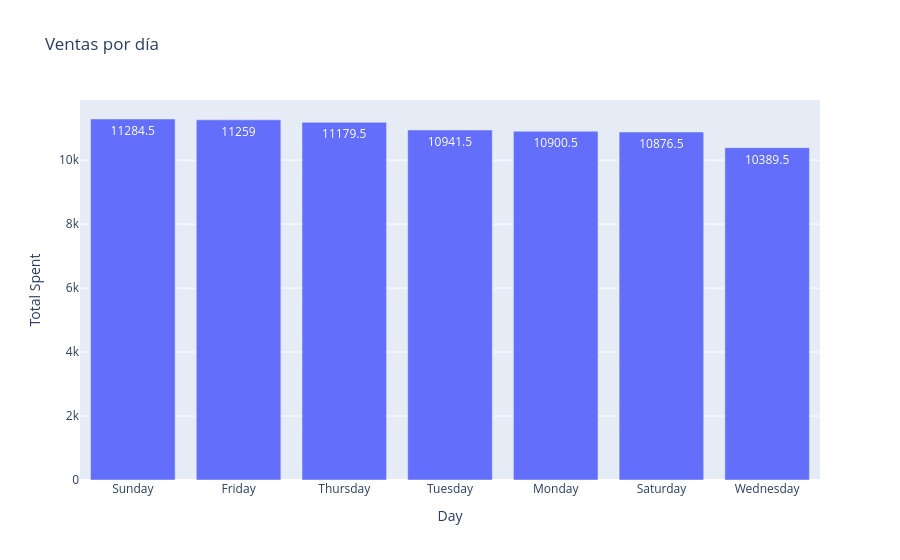

Source (notebook cell):
### Code cell
# Dias de mayor venta
day_sales = (
    df.groupby("Day")["Total Spent"].sum().sort_values(ascending=False).reset_index()
)
fig = px.bar(
    day_sales,
    x="Day",
    y="Total Spent",
    text="Total Spent",
    title="Ventas por día"
)
fig.show()

### Figure 1 — Plotly figure (JSON) as saved in the notebook; plotly's stock layout.template omitted (floating-point values rounded to 4 significant figures)
{"data": [{"hovertemplate": "Day=%{x}<br>Total Spent=%{text}<extra></extra>", "legendgroup": "", "marker": {"color": "#636efa", "pattern": {"shape": ""}}, "name": "", "orientation": "v", "showlegend": false, "text": [11280.0, 11260.0, 11180.0, 10940.0, 10900.0, 10880.0, 10390.0], "textposition": "auto", "type": "bar", "x": ["Sunday", "Friday", "Thursday", "Tuesday", "Monday", "Saturday", "Wednesday"], "xaxis": "x", "y": [11280.0, 11260.0, 11180.0, 10940.0, 10900.0, 10880.0, 10390.0], "yaxis": "y"}], "layout": {"barmode": "relative", "legend": {"tracegroupgap": 0}, "title": {"text": "Ventas por día"}, "xaxis": {"anchor": "y", "domain": [0, 1], "title": {"text": "Day"}}, "yaxis": {"anchor": "x", "domain": [0, 1], "title": {"text": "Total Spent"}}}}
